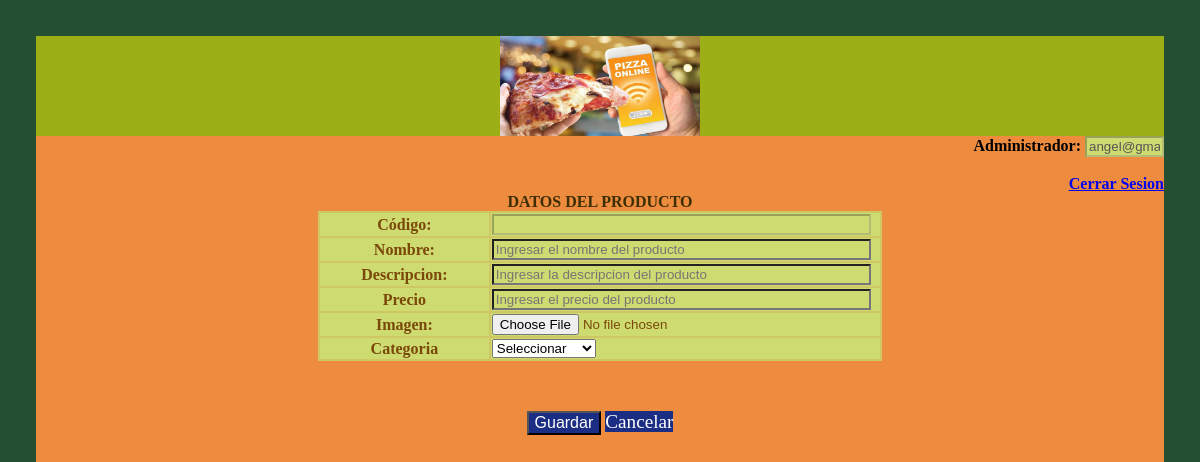
The page /ProyectoHypermedial/productos/modificarProductos.php?id=8 (signed in) on the database as committed earlier.
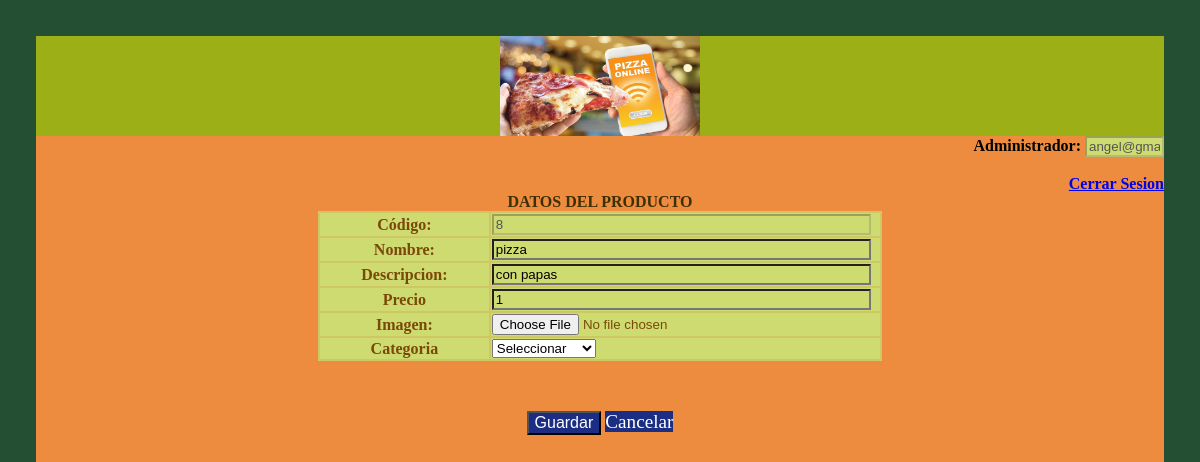
The same page on the database as committed later.
### tables this page shows
CREATE TABLE `producto` (
  `id` int(11) NOT NULL,
  `nombre` text NOT NULL,
  `imagen` text NOT NULL,
  `descripcion` text,
  `precio` decimal(10,0) NOT NULL,
  `Categoria_idCategoria` int(11) NOT NULL
);

### ProyectoHypermedial/productos/modificarProductos.php (the view, shortened to what this page needs)
<?php
	include '../conexion.php';
	$id = $_GET['id'];
	$sql = "SELECT * FROM producto WHERE id = '$id'";
	$result = $conn->query($sql);
	$row = $result->fetch_assoc();
?>
<!doctype html>
<html>
<head>
<link rel="stylesheet" href="../css.css" media="screen">
</head>
<body>
<header><img src="../logo.PNG" id="logo" height="100" width="200"></header>
<div style="text-align: right" >
	<b>Administrador:</b> <input type="text" id= "usu" class="tabtexto" name="usu" style="width: 7%" value="<?php echo $_SESSION['usuario']; ?>" disabled /> </td>
	<br>
	<br>
	<b><a href="../Cerrar_Sesion.php">Cerrar Sesion</a></b><a>
</div>
<form action="sqlproductosm.php?id=<?php echo $row['id']; ?>"  method="post" i>
	<table style="width:100%">
 <caption><b>DATOS DEL PRODUCTO</b></caption>
 <tr>
    <th width="15%">Código:</th>
    <td> <input type="text" id= "id" class="tabtexto" name="id" style="width: 98%" value="<?php echo $row['id']; ?>" disabled /> </td>
  </tr>
  <tr>
    <th>Nombre:</th>
    <td width="25%"><input type="text" id="nombre" class="tabtexto" name="nombre" placeholder="Ingresar el nombre del producto" value="<?php echo $row['nombre']; ?>"></td>
  </tr>
  <tr>
    <th>Descripcion:</th>
    <td width="25%"><input type="text" id="descripcion" class="tabtexto" name="descripcion" placeholder="Ingresar la descripcion del producto" value="<?php echo $row['descripcion']; ?>"></td>
  </tr>
  <tr>
    <th >Precio</th>
    <td><input type="text" id="precio" class="tabtexto" name="precio" placeholder="Ingresar el precio del producto" value="<?php echo $row['precio']; ?>"></td>
  </tr>
  <tr>
    <th >Imagen:</th>
    <td > <input type="file" name="imagen" value="<?php echo $row['imagen']; ?>"></td>
  </tr>
   <tr>
    <th >Categoria</th>
    <td> <select name="Categoria_idCategoria">
  <option>Seleccionar</option>
</select> </td>
  </tr>
</table>
<input type="submit" value="Guardar" class="boton" >
<a href="productos.php" style="text-decoration: none" class="botonc">Cancelar </a>
</form>
</body>
</html>

Rows that differ between the two databases and show on the page:
added producto: id "8", nombre "pizza", descripcion "con papas", precio "1"
